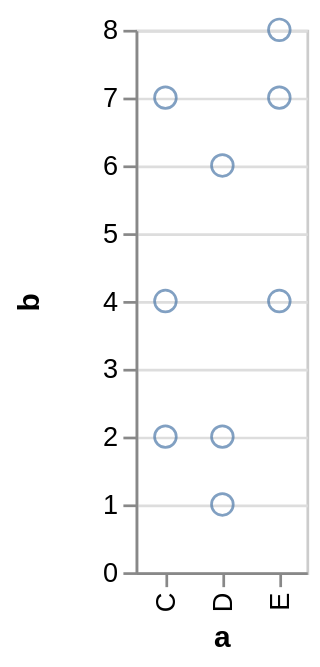

Source (Vega-Lite JSON):
### Vega specification from a JSON file in a GitHub repository (floating-point values rounded to 4 significant figures)
{"$schema": "https://vega.github.io/schema/vega/v3.0.json", "autosize": "pad", "padding": 5, "encode": {"update": {"stroke": {"value": "#ccc"}, "fill": {"value": "transparent"}}}, "data": [{"name": "source_0", "values": [{"a": "C", "b": 2}, {"a": "C", "b": 7}, {"a": "C", "b": 4}, {"a": "D", "b": 1}, {"a": "D", "b": 2}, {"a": "D", "b": 6}, {"a": "E", "b": 8}, {"a": "E", "b": 4}, {"a": "E", "b": 7}]}, {"name": "data_0", "source": "source_0", "transform": [{"type": "formula", "expr": "toNumber(datum[\"b\"])", "as": "b"}, {"type": "filter", "expr": "datum[\"b\"] !== null && !isNaN(datum[\"b\"])"}]}], "signals": [{"name": "x_step", "value": 21}, {"name": "width", "update": "bandspace(domain('x').length, 1, 0.5) * x_step"}, {"name": "height", "update": "200"}], "marks": [{"name": "marks", "type": "symbol", "role": "point", "from": {"data": "data_0"}, "encode": {"update": {"x": {"scale": "x", "field": "a"}, "y": {"scale": "y", "field": "b"}, "stroke": {"value": "#4c78a8"}, "fill": {"value": "transparent"}, "opacity": {"value": 0.7}}}}], "scales": [{"name": "x", "type": "point", "domain": {"data": "data_0", "field": "a", "sort": true}, "range": {"step": {"signal": "x_step"}}, "round": true, "padding": 0.5}, {"name": "y", "type": "linear", "domain": {"data": "data_0", "field": "b"}, "range": [{"signal": "height"}, 0], "round": true, "nice": true, "zero": true}], "axes": [{"scale": "x", "orient": "bottom", "tickCount": 5, "title": "a", "zindex": 1, "encode": {"labels": {"update": {"angle": {"value": 270}, "align": {"value": "right"}, "baseline": {"value": "middle"}}}}}, {"scale": "y", "maxExtent": 30, "minExtent": 30, "orient": "left", "title": "b", "zindex": 1}, {"scale": "y", "domain": false, "grid": true, "labels": false, "orient": "left", "ticks": false, "zindex": 0, "gridScale": "x"}], "config": {"axis": {"quantitativeExtent": 30}}}
